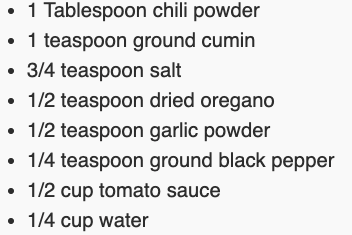
#> input picture app/image_edit/ingredients-1.png, 352 x 235 px
$ python flip.py
#> lines starting #> are read from the running program, lines starting #| are printed output that depends on the picture
# reference
# https://pythontic.com/image-processing/pillow/introduction

# param: up_down: bool (choose the direction)

# Flip horizontal and vertical
import pathlib
from pathlib import Path
from PIL import Image

BASE_DIR = pathlib.Path(__file__).parent
IMG_DIR = BASE_DIR / "images"
img_path = BASE_DIR / "ingredients-1.png"

img =  Image.open(img_path)
#> img is the input picture: PIL image 352x235 RGBA; mean R, G, B, A 227.3, 227.3, 227.3, 255

# Do a flip of left and right
flippedImage = img.transpose(Image.FLIP_LEFT_RIGHT)
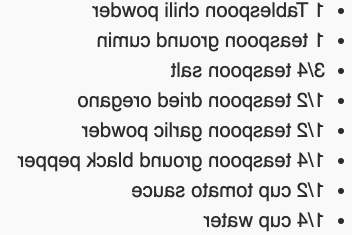
#> flippedImage: PIL image 352x235 RGBA; mean R, G, B, A 227.3, 227.3, 227.3, 255
flippedImage.show() # Show the flipped image
